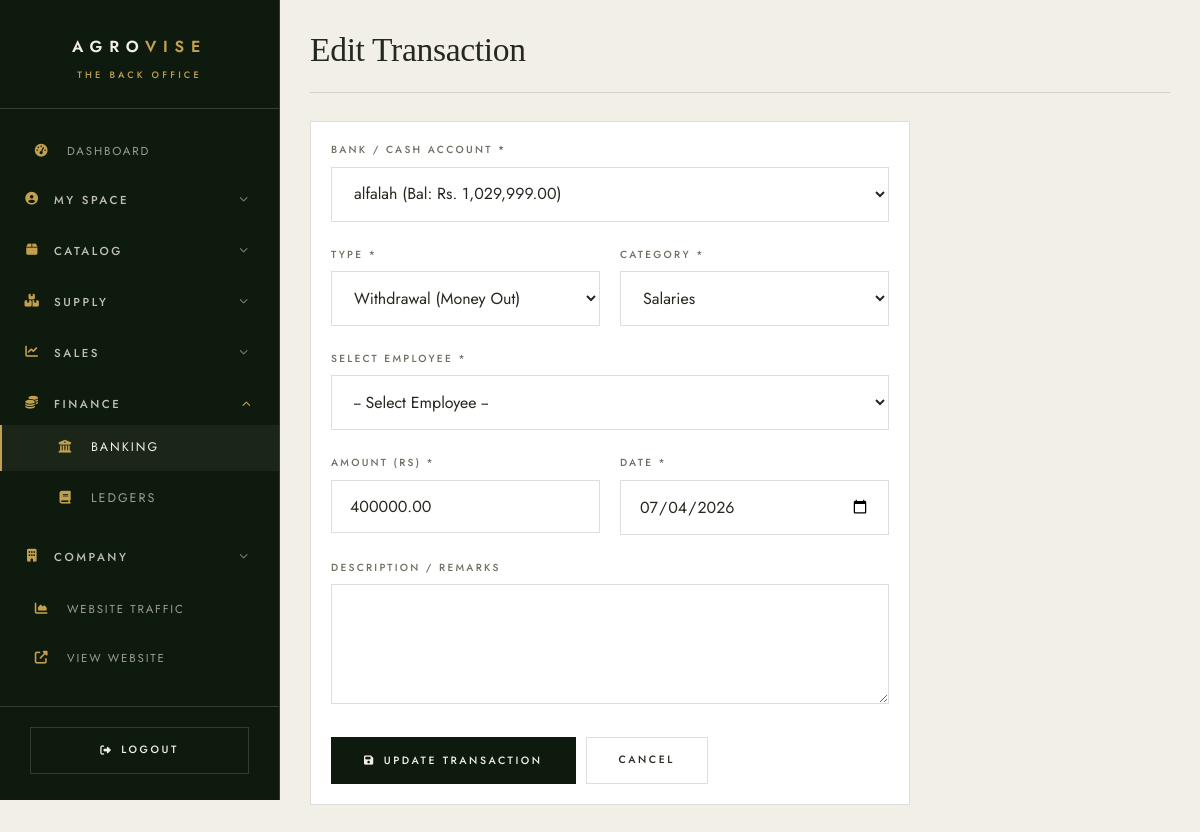
/admin/edit-transaction.php?id=4 (signed in), run on the app's committed database.
### tables this page shows
CREATE TABLE `transactions` (
  `id` int NOT NULL AUTO_INCREMENT,
  `bank_id` int NOT NULL,
  `type` varchar(50) NOT NULL,
  `category` varchar(100) NOT NULL,
  `amount` decimal(15,2) NOT NULL,
  `description` text,
  `transaction_date` date NOT NULL,
  `created_at` timestamp NULL DEFAULT CURRENT_TIMESTAMP,
  `vendor_id` int DEFAULT NULL,
  `employee_id` int DEFAULT NULL,
  `client_id` int DEFAULT NULL,
  PRIMARY KEY (`id`),
  KEY `bank_id` (`bank_id`),
  CONSTRAINT `transactions_ibfk_1` FOREIGN KEY (`bank_id`) REFERENCES `banking` (`id`) ON DELETE RESTRICT
);

CREATE TABLE `banking` (
  `id` int NOT NULL AUTO_INCREMENT,
  `account_name` varchar(255) NOT NULL,
  `account_number` varchar(100) DEFAULT NULL,
  `balance` decimal(15,2) DEFAULT '0.00',
  `created_at` timestamp NULL DEFAULT CURRENT_TIMESTAMP,
  PRIMARY KEY (`id`)
);

### includes/functions.php (called while the page is built, shortened)
<?php
function sanitize($input) {
    return htmlspecialchars(trim($input ?? ''), ENT_QUOTES, 'UTF-8');
}
?>

### admin/edit-transaction.php (the view, shortened to what this page needs)
<?php
require_once '../includes/functions.php';
$conn = getDBConnection();
$id = intval($_GET['id'] ?? 0);
$stmt = $conn->prepare("SELECT * FROM transactions WHERE id = ?");
$stmt->execute([$id]);
$accounts = $conn->query("SELECT id, account_name, balance FROM banking ORDER BY account_name")->fetchAll();
$P = $_POST;
?>
<!DOCTYPE html>
<html lang="en">
<head>
    <link rel="stylesheet" href="https://cdnjs.cloudflare.com/ajax/libs/font-awesome/6.4.0/css/all.min.css">
    <link rel="stylesheet" href="../assets/css/style.css?v=ed3">
</head>
<body class="admin-body">
    <div class="admin-wrapper">
        <?php require __DIR__ . '/../includes/admin-sidebar.php'; ?>
        <main class="admin-main">
            <div class="admin-header"><h1>Edit Transaction</h1></div>
            <div class="data-card" style="max-width: 600px;">
                <div style="padding: 20px;">
                    <form method="POST">
                        <div class="form-group">
                            <label class="form-label">Bank / Cash Account *</label>
                            <select name="bank_id" class="form-select" required>
                                <?php foreach($accounts as $acc): ?>
                                <option value="<?php echo $acc['id']; ?>" <?php echo $P['bank_id'] == $acc['id'] ? 'selected' : ''; ?>><?php echo sanitize($acc['account_name']) . " (Bal: Rs. " . number_format($acc['balance'], 2) . ")"; ?></option>
                                <?php endforeach; ?>
                            </select>
                        </div>
                        <div style="display: grid; grid-template-columns: 1fr 1fr; gap: 20px;">
                            <div class="form-group">
                                <label class="form-label">Type *</label>
                                <select name="type" class="form-select" required>
                                    <option value="WITHDRAWAL" <?php echo $P['type'] === 'WITHDRAWAL' ? 'selected' : ''; ?>>Withdrawal (Money Out)</option>
                                </select>
                            </div>
                            <div class="form-group">
                                <label class="form-label">Category *</label>
                                <select name="category" id="categorySelect" class="form-select" required>
                                    <?php foreach (['Purchasing' => 'Purchasing / Supplier Payment', 'Salaries' => 'Salaries', 'Client Payment' => 'Client Payment', 'Office Expenses' => 'Office Expenses', 'Custom' => 'Custom / Other'] as $cv => $cl): ?>
                                    <option value="<?php echo $cv; ?>" <?php echo $P['category'] === $cv ? 'selected' : ''; ?>><?php echo $cl; ?></option>
                                    <?php endforeach; ?>
                                </select>
                            </div>
                        </div>
                        <div id="employee_select" class="form-group entity-select" style="display:none;">
                            <label class="form-label">Select Employee *</label>
                            <select name="employee_id" class="form-select">
                                <option value="">-- Select Employee --</option>
                            </select>
                        </div>
                        <div style="display: grid; grid-template-columns: 1fr 1fr; gap: 20px;">
                            <div class="form-group">
                                <label class="form-label">Amount (Rs) *</label>
                                <input type="number" name="amount" class="form-input" step="0.01" required min="0.01" value="<?php echo sanitize($P['amount']); ?>">
                            </div>
                            <div class="form-group">
                                <label class="form-label">Date *</label>
                                <input type="date" name="transaction_date" class="form-input" required value="<?php echo sanitize(date('Y-m-d', strtotime($P['transaction_date']))); ?>">
                            </div>
                        </div>
                        <div class="form-group">
                            <label class="form-label">Description / Remarks</label>
                            <textarea name="description" class="form-textarea"><?php echo sanitize($P['description']); ?></textarea>
                        </div>
                        <div style="display:flex; gap:10px;">
                            <button type="submit" class="btn btn-primary"><i class="fas fa-save"></i> Update Transaction</button>
                            <a href="banking.php" class="btn btn-outline">Cancel</a>
                        </div>
                    </form>
                </div>
            </div>
        </main>
    </div>
</body>
</html>

### data on the page
transactions: bank_id "alfalah (Bal: Rs. 1,029,999.00)", type "Withdrawal (Money Out)", category "Salaries", amount "400000.00", transaction_date "07/04/2026"
